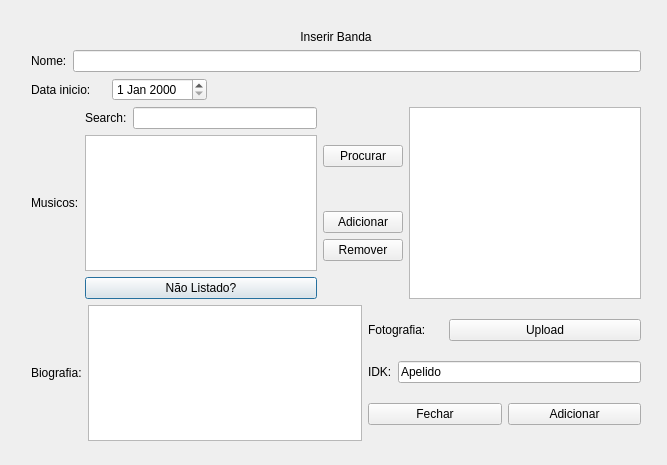
<?xml version="1.0" encoding="UTF-8"?>
<ui version="4.0">
 <class>editor_add_band</class>
 <widget class="QDialog" name="editor_add_band">
  <property name="geometry">
   <rect>
    <x>0</x>
    <y>0</y>
    <width>667</width>
    <height>465</height>
   </rect>
  </property>
  <property name="windowTitle">
   <string>Dialog</string>
  </property>
  <widget class="QWidget" name="layoutWidget">
   <property name="geometry">
    <rect>
     <x>31</x>
     <y>30</y>
     <width>610</width>
     <height>411</height>
    </rect>
   </property>
   <layout class="QVBoxLayout" name="verticalLayout_8">
    <item>
     <widget class="QLabel" name="label">
      <property name="text">
       <string>Inserir Banda</string>
      </property>
      <property name="alignment">
       <set>Qt::AlignCenter</set>
      </property>
     </widget>
    </item>
    <item>
     <layout class="QVBoxLayout" name="verticalLayout_7">
      <item>
       <layout class="QVBoxLayout" name="verticalLayout_5">
        <item>
         <layout class="QHBoxLayout" name="horizontalLayout_4">
          <item>
           <widget class="QLabel" name="lb_firstname">
            <property name="text">
             <string>Nome:</string>
            </property>
           </widget>
          </item>
          <item>
           <widget class="QLineEdit" name="ln_firstname"/>
          </item>
         </layout>
        </item>
        <item>
         <layout class="QHBoxLayout" name="horizontalLayout_3">
          <item>
           <widget class="QLabel" name="label_4">
            <property name="maximumSize">
             <size>
              <width>75</width>
              <height>100</height>
             </size>
            </property>
            <property name="text">
             <string>Data inicio:</string>
            </property>
           </widget>
          </item>
          <item alignment="Qt::AlignLeft">
           <widget class="QDateEdit" name="dt_birthday"/>
          </item>
         </layout>
        </item>
       </layout>
      </item>
      <item>
       <layout class="QHBoxLayout" name="horizontalLayout_10">
        <item>
         <layout class="QHBoxLayout" name="horizontalLayout_6">
          <item>
           <widget class="QLabel" name="label_7">
            <property name="text">
             <string>Musicos:</string>
            </property>
           </widget>
          </item>
          <item>
           <layout class="QVBoxLayout" name="verticalLayout_2">
            <item>
             <layout class="QHBoxLayout" name="horizontalLayout_5">
              <item>
               <widget class="QLabel" name="label_8">
                <property name="text">
                 <string>Search:</string>
                </property>
               </widget>
              </item>
              <item>
               <widget class="QLineEdit" name="ln_search"/>
              </item>
             </layout>
            </item>
            <item>
             <widget class="QTableView" name="tb_search_musicien"/>
            </item>
            <item>
             <layout class="QVBoxLayout" name="verticalLayout">
              <item>
               <widget class="QPushButton" name="pb_add_musicien">
                <property name="text">
                 <string>Não Listado?</string>
                </property>
               </widget>
              </item>
             </layout>
            </item>
           </layout>
          </item>
         </layout>
        </item>
        <item>
         <layout class="QHBoxLayout" name="horizontalLayout_7">
          <item>
           <layout class="QVBoxLayout" name="verticalLayout_6">
            <item>
             <widget class="QPushButton" name="pb_search">
              <property name="layoutDirection">
               <enum>Qt::LeftToRight</enum>
              </property>
              <property name="text">
               <string>Procurar</string>
              </property>
             </widget>
            </item>
            <item>
             <layout class="QVBoxLayout" name="verticalLayout_3">
              <item>
               <widget class="QPushButton" name="pb_add">
                <property name="text">
                 <string>Adicionar</string>
                </property>
               </widget>
              </item>
              <item>
               <widget class="QPushButton" name="pb_remove">
                <property name="text">
                 <string>Remover</string>
                </property>
               </widget>
              </item>
             </layout>
            </item>
           </layout>
          </item>
         </layout>
        </item>
        <item>
         <widget class="QTableWidget" name="tb_selected_musicians"/>
        </item>
       </layout>
      </item>
      <item>
       <layout class="QHBoxLayout" name="horizontalLayout_11">
        <item>
         <layout class="QHBoxLayout" name="horizontalLayout_2">
          <item>
           <widget class="QLabel" name="label_5">
            <property name="text">
             <string>Biografia:</string>
            </property>
           </widget>
          </item>
         </layout>
        </item>
        <item>
         <widget class="QTextEdit" name="ln_biography"/>
        </item>
        <item>
         <layout class="QVBoxLayout" name="verticalLayout_4">
          <item>
           <layout class="QHBoxLayout" name="horizontalLayout_8">
            <item>
             <widget class="QLabel" name="label_6">
              <property name="maximumSize">
               <size>
                <width>75</width>
                <height>150</height>
               </size>
              </property>
              <property name="text">
               <string>Fotografia:</string>
              </property>
             </widget>
            </item>
            <item>
             <widget class="QPushButton" name="pb_upload_foto">
              <property name="text">
               <string>Upload</string>
              </property>
             </widget>
            </item>
           </layout>
          </item>
          <item>
           <layout class="QHBoxLayout" name="horizontalLayout">
            <item>
             <widget class="QLabel" name="idk_2">
              <property name="text">
               <string>IDK:</string>
              </property>
             </widget>
            </item>
            <item>
             <widget class="QLineEdit" name="ln_idk">
              <property name="text">
               <string>Apelido</string>
              </property>
             </widget>
            </item>
           </layout>
          </item>
          <item>
           <layout class="QHBoxLayout" name="horizontalLayout_9">
            <item>
             <widget class="QPushButton" name="pb_close">
              <property name="text">
               <string>Fechar</string>
              </property>
             </widget>
            </item>
            <item>
             <widget class="QPushButton" name="pb_add_band">
              <property name="text">
               <string>Adicionar</string>
              </property>
             </widget>
            </item>
           </layout>
          </item>
         </layout>
        </item>
       </layout>
      </item>
     </layout>
    </item>
   </layout>
  </widget>
 </widget>
 <resources/>
 <connections>
  <connection>
   <sender>pb_close</sender>
   <signal>clicked()</signal>
   <receiver>editor_add_band</receiver>
   <slot>close()</slot>
   <hints>
    <hint type="sourcelabel">
     <x>840</x>
     <y>415</y>
    </hint>
    <hint type="destinationlabel">
     <x>783</x>
     <y>424</y>
    </hint>
   </hints>
  </connection>
 </connections>
</ui>
